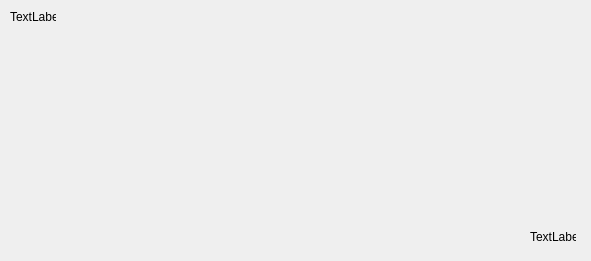
<ui version="4.0" >
 <class>WidRastrClass</class>
 <widget class="QWidget" name="WidRastrClass" >
  <property name="geometry" >
   <rect>
    <x>0</x>
    <y>0</y>
    <width>591</width>
    <height>261</height>
   </rect>
  </property>
  <property name="windowTitle" >
   <string>WidRastr</string>
  </property>
  <widget class="QLabel" name="label" >
   <property name="geometry" >
    <rect>
     <x>530</x>
     <y>230</y>
     <width>46</width>
     <height>14</height>
    </rect>
   </property>
   <property name="text" >
    <string>TextLabel</string>
   </property>
  </widget>
  <widget class="QLabel" name="label_2" >
   <property name="geometry" >
    <rect>
     <x>10</x>
     <y>10</y>
     <width>46</width>
     <height>14</height>
    </rect>
   </property>
   <property name="text" >
    <string>TextLabel</string>
   </property>
  </widget>
 </widget>
 <layoutdefault spacing="6" margin="11" />
 <resources/>
 <connections/>
</ui>
